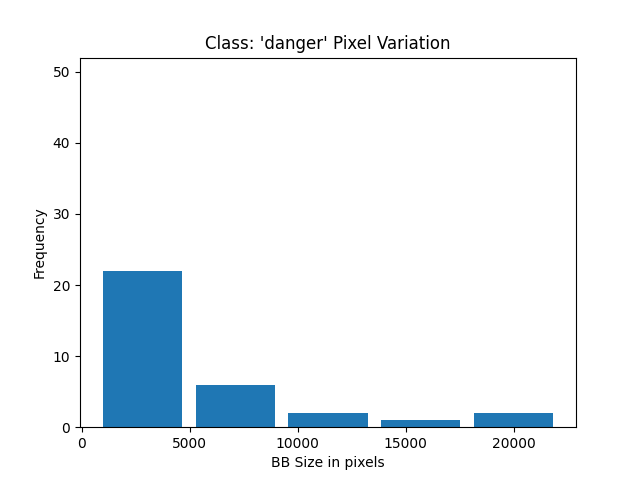
#> input picture utils/images/bb_px_dist_danger.png, 640 x 480 px, given in place of 00897.jpg, which was not available
$ jupyter execute --allow-errors tester.ipynb   (text cells are left out)
#> lines starting #> are read from the running program, lines starting #| are printed output that depends on the picture; pictures that were not available may be replaced by others from this repository, and a replacement may not be noted
[cell 1]
import pandas as pd
import matplotlib.pyplot as plt
from PIL import Image
import os
import numpy as np
from tqdm import tqdm

[cell 2]
# home_path = '../dataset/1_7/train'
home_path = '../dataset'
# img_size = 544
# img_w, img_h = 544, 544
img_w, img_h = 1360, 800
details_level = 'all'
is_all = False
if details_level.upper() == 'ALL':
    is_all = True

print(f'Details all: {is_all}')

[cell 3]
files_list = os.listdir(home_path)
files_list.sort()
print(f'Total Image Files: {int(len(files_list) / 2)}')

[cell 4]
# [28 lines left out: functions cal_mode, get_img_path, get_img_vals, not called in this run]

    # plt.imshow(pil_img)
    # plt.show()

[cell 5]
def get_current_image(img_path):
    pil_img = Image.open(img_path)
    return pil_img

# [17 lines left out: function get_obj_coordinates, not called in this run]

[cell 6]
columns_list = ['img_path',
               'img_size',
               'img_width',
               'img_height',

               'class_name',
               'class_idx',

               'ncx',
               'ncy',
               'nbw',
               'nbh']

[cell 7]
total_list = []

class_file = os.path.join(home_path, 'classes.txt')
#> (the rest of this cell did not finish here and is left out)

#> (a cell that did not finish here is left out)

#> (a cell that did not finish here is left out)

[cell 10]
data_dict = dict()
print('Creating colors from objects...')
#> (the rest of this cell did not finish here and is left out)

[cell 11]
# [38 lines left out: function save_obj_images, not called in this run]

[cell 12]
print('Creating object colors charts...')
t = tqdm(data_dict.items(), 'Starting')
for c_name, c_images in t:
    t.set_description(f'Creating charts for {c_name}')
    save_obj_images(c_images, c_name, bg='w')

[cell 13]
import time
range(10)
t = tqdm(zip(range(10), range(10)), desc='Hello')
for i,i2 in t:
    t.set_description("Bar desc (file %i)" % i)
    time.sleep(0.1)

[cell 14]
pil_img = Image.open('../dataset/00897.jpg')
#> pil_img is the input picture: PIL image 640x480 RGBA; mean R, G, B, A 238.1, 243.3, 247, 255
plt.imshow(pil_img)

#> (a cell that did not finish here is left out)

#> (a cell that did not finish here is left out)

#> (a cell that did not finish here is left out)

#> (a cell that did not finish here is left out)

#> (a cell that did not finish here is left out)

[cell 20]
pil_img = Image.open('')
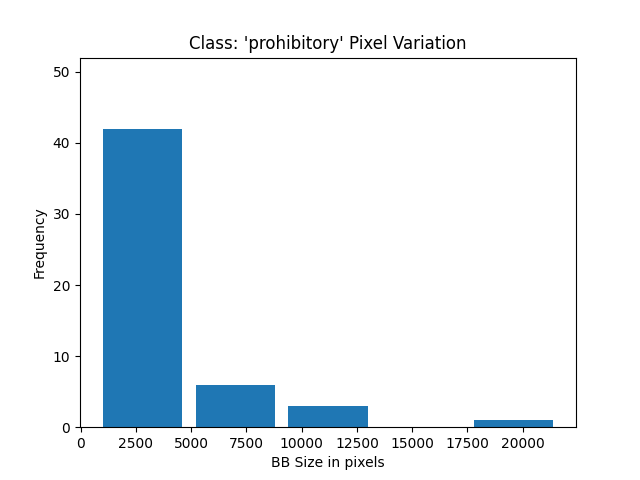
#> input picture utils/images/bb_px_dist_prohibitory.png, 640 x 480 px, given in place of , which was not available
#> pil_img is the input picture: PIL image 640x480 RGBA; mean R, G, B, A 229.8, 238.1, 243.9, 255
np_img = np.asarray(pil_img)
np_img.shape
#> Out = (480, 640, 4)

[cell 21]
raf_img = np_img[..., 0]
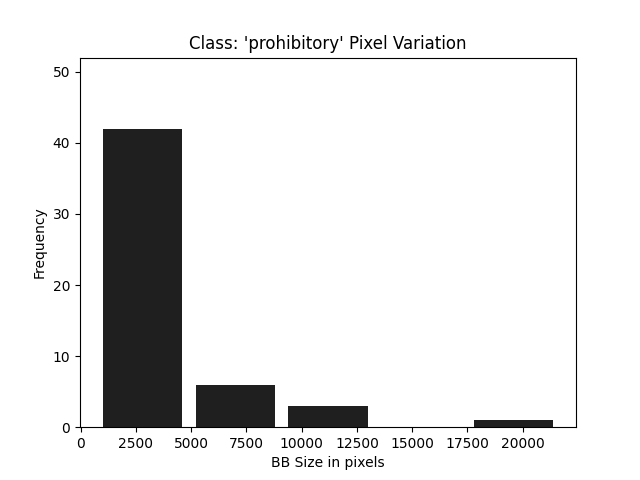
#> raf_img: shape (480, 640); min 0, max 255, mean 229.8
gaf_img = np_img[..., 1]
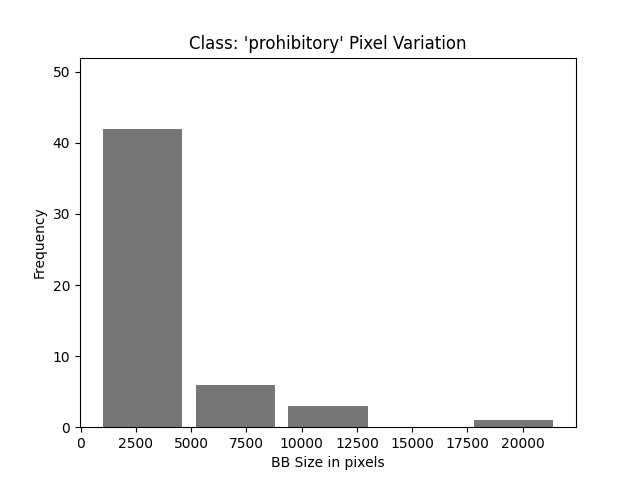
#> gaf_img: shape (480, 640); min 0, max 255, mean 238.1
baf_img = np_img[..., 2]
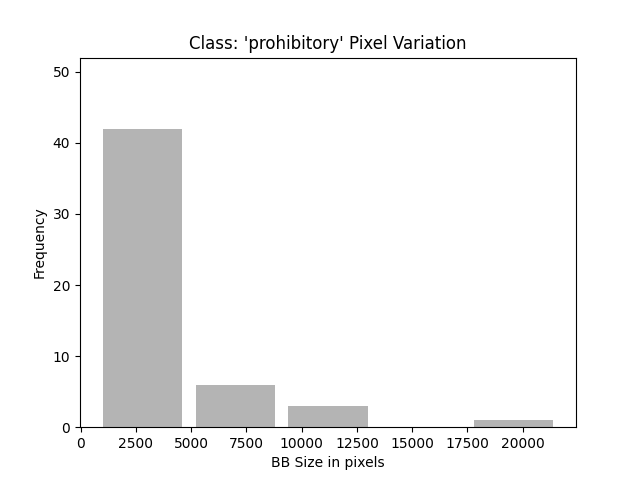
#> baf_img: shape (480, 640); min 0, max 255, mean 243.9
